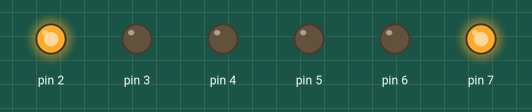
Bench run of a sketch on a simulated Arduino Uno, built with avr-gcc and run on an emulated ATmega328P. Parts: output pins drawn as LEDs (lit = HIGH).

Above: at 0.8 s.
At 2.2 s:
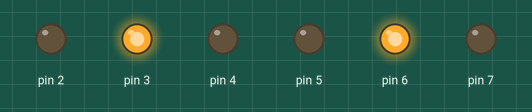
At 3.2 s:
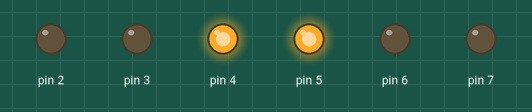
At 3.8 s:
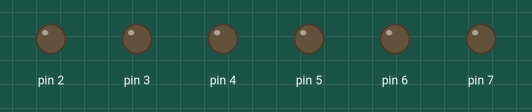
Timing chart, 0 to 5.2 s (numbered marks = the images above):
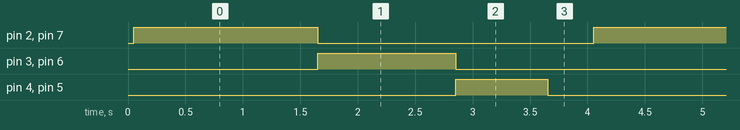

Measured:
- by itself, pin 2, pin 7: alternates HIGH for 1.6 s and LOW for 2.4 s
- by itself, pin 3, pin 6: alternates HIGH for 1.2 s and LOW for 2.8 s
- by itself, pin 4, pin 5: alternates HIGH for 0.80 s and LOW for 3.2 s

The sketch:

Wk7_2.ino
```cpp
#include "Concurrent.h"


/////////////////////////////////////////////////////////
// Example demonstrating how to drive multiple output
// lines simultaneously
/////////////////////////////////////////////////////////

// The LEDs are located on Port D.
// LED1 is connected to Port D Bit 7 (Digital Pin 7)
// LED2 is connected to Port D Bit 6 (Digital Pin 6)
// LED3 is connected to Port D Bit 5 (Digital Pin 5)
// LED4 is connected to Port D Bit 4 (Digital Pin 4)
// LED5 is connected to Port D Bit 3 (Digital Pin 3)
// LED6 is connected to Port D Bit 2 (Digital Pin 2)

#define LEDS_OFF        B00000000
#define LED_1           B10000000
#define LED_2           B01000000
#define LED_3           B00100000
#define LED_4           B00010000
#define LED_5           B00001000
#define LED_6           B00000100


Concurrent sequencer;


unsigned long sequencerFSM()
{
  static int state = 0;
  unsigned long module_delay;

  // FSM for module 0.
  switch (state)
  {
    case 0:
      PORTD = LED_1 | LED_6;
      module_delay = 1600;
      state = 1;
      break;
    case 1:
      PORTD = LED_2 | LED_5;
      module_delay = 1200;
      state = 2;
      break;
    case 2:
      PORTD = LED_3 | LED_4;
      module_delay = 800;
      state = 3;
      break;
    case 3:
      PORTD = LEDS_OFF;
      module_delay = 400;
      state = 0;
      break;
    default:
      state = 0;
  }
  return module_delay;
}

void setup() {
  DDRD |= 0b11111100; // Pins PD7-PD2 as outputs
  sequencer.setModuleDelay(50);
  sequencer.setRunning(true);
}

void loop() {
  // put your main code here, to run repeatedly:


  if (sequencer.actionTask())
  {
    unsigned long module_delay;
    module_delay = sequencerFSM();
    sequencer.setModuleDelay(module_delay);
  }

}
```

Concurrent.cpp
```cpp
/************************************************************/
/* Concurrent.cpp                                           */
/*                                                          */
/* Class library for concurrent operation.                  */
/*                                                          */
/* ENGD2103, November 2022                                  */
/************************************************************/

#include "Concurrent.h"
#include <Arduino.h>

//--------------------------------------------------------------
// Constructor
// Puts class into a sane state whenever an instance of the
// class is declared.
//--------------------------------------------------------------

Concurrent::Concurrent()
{
  isRunning = false;
  module_delay = 1000;
  module_time = millis();
}


//--------------------------------------------------------------
// setModuleDelay
// Accessor function to set the module delay
//--------------------------------------------------------------

void Concurrent::setModuleDelay(unsigned long mod_delay)
{
  module_delay = mod_delay;
}


//--------------------------------------------------------------
// getModuleDelay
// Accessor function to retrieve the module delay
//--------------------------------------------------------------

unsigned long Concurrent::getModuleDelay()
{
  return module_delay;
}


//--------------------------------------------------------------
// startRunning
// Accessor function to set the timing running......
//--------------------------------------------------------------

void Concurrent::startRunning()
{
  isRunning = true;
}


//--------------------------------------------------------------
// stopRunning
// Accessor function to stop the timing running.
//--------------------------------------------------------------

void Concurrent::stopRunning()
{
  isRunning = false;
}


//--------------------------------------------------------------
// setRunning()
// Takes a boolean parameter: start
// Accessor function to start (true) or stop (false) the timing
// running.
//--------------------------------------------------------------

void Concurrent::setRunning(bool start)
{
  isRunning = start;
}


//--------------------------------------------------------------
// actionTask
// Function to perform the timing.
// This function will return true if the required time interval
// has expired. It will return false if either the module is
// not running, or whether the required interval has not
// expired.
//--------------------------------------------------------------

bool Concurrent::actionTask()
{
  if (isRunning == false)
  {
    // The timer is not running. Nothing really to do
    module_time = millis();
    module_doStep = false;
  }
  else
  {
    // Performing the timing.
    unsigned long m = millis();
    if (((m - module_time)) > module_delay)
    {
      // Timeout has elapsed. Give indication that this
      // module can perform its task.
      module_time = m;
      module_doStep = true;
    }
    else
    {
      // No timeout, keep going.....
      module_doStep = false;
    }
  }

  return module_doStep;
}
```

Concurrent.h
```cpp
/************************************************************/
/* Concurrent.h                                             */
/*                                                          */
/* Class library for concurrent operation.                  */
/*                                                          */
/* ENGD2103, November 2022                                  */
/************************************************************/

#ifndef _Concurrent_h_
#define _Concurrent_h_


//------------------------------------------------------------------------------
// Public functions:
//   getModuleDelay() - retrieves the module delay (interval between
//                      performing tasks.)
//   setModuleDelay() - sets the module delay
//   startRunning()   - starts the timing: the module is running
//   stopRunning()    - stops any timing: the module is held/stopped
//   setRunning()     - uses a Boolean to start (true) or stop (false) running
//   actionTask()     - performs the timing.
//                      Returns true if it is time to perform its task
//                      Returns false if it not time to perform its task
//-----------------------------------------------------------------------------

class Concurrent {
  public:
    bool             actionTask();
    void             setModuleDelay(unsigned long mod_delay);
    unsigned long    getModuleDelay();
    void             startRunning();
    void             stopRunning();
    void             setRunning(bool start);
    Concurrent();

  protected:
    unsigned long    module_time;          // Reference time
    unsigned long    module_delay;         // Required delay.
    bool             module_doStep;        // Indicates whether a task can be run
    bool             isRunning;            // Indicates whether the timing is
                                           // running or held.
};

#endif
```
